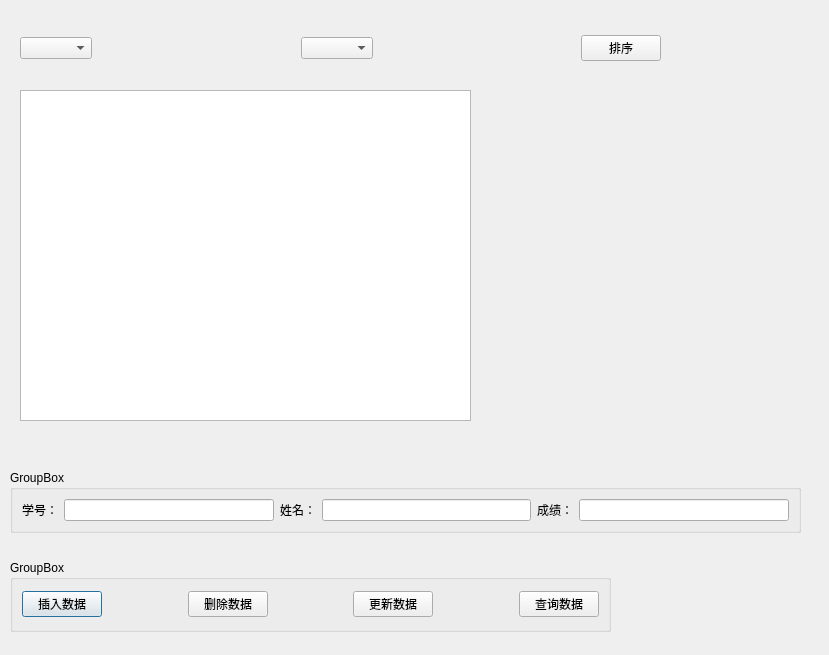
<?xml version="1.0" encoding="UTF-8"?>
<ui version="4.0">
 <class>StudentDlg</class>
 <widget class="QDialog" name="StudentDlg">
  <property name="geometry">
   <rect>
    <x>0</x>
    <y>0</y>
    <width>829</width>
    <height>655</height>
   </rect>
  </property>
  <property name="windowTitle">
   <string>学生信息管理系统</string>
  </property>
  <property name="windowIcon">
   <iconset resource="resource.qrc">
    <normaloff>:/Icons/m12.png</normaloff>:/Icons/m12.png</iconset>
  </property>
  <widget class="QTableView" name="tableView">
   <property name="geometry">
    <rect>
     <x>20</x>
     <y>90</y>
     <width>451</width>
     <height>331</height>
    </rect>
   </property>
  </widget>
  <widget class="QGroupBox" name="groupBox">
   <property name="geometry">
    <rect>
     <x>10</x>
     <y>560</y>
     <width>601</width>
     <height>72</height>
    </rect>
   </property>
   <property name="title">
    <string>GroupBox</string>
   </property>
   <layout class="QHBoxLayout" name="horizontalLayout_3">
    <item>
     <widget class="QPushButton" name="pushBtnInsert">
      <property name="text">
       <string>插入数据</string>
      </property>
     </widget>
    </item>
    <item>
     <spacer name="horizontalSpacer_3">
      <property name="orientation">
       <enum>Qt::Horizontal</enum>
      </property>
      <property name="sizeHint" stdset="0">
       <size>
        <width>40</width>
        <height>20</height>
       </size>
      </property>
     </spacer>
    </item>
    <item>
     <widget class="QPushButton" name="pushBtnDel">
      <property name="text">
       <string>删除数据</string>
      </property>
     </widget>
    </item>
    <item>
     <spacer name="horizontalSpacer_4">
      <property name="orientation">
       <enum>Qt::Horizontal</enum>
      </property>
      <property name="sizeHint" stdset="0">
       <size>
        <width>40</width>
        <height>20</height>
       </size>
      </property>
     </spacer>
    </item>
    <item>
     <widget class="QPushButton" name="pushBtnUpdate">
      <property name="text">
       <string>更新数据</string>
      </property>
     </widget>
    </item>
    <item>
     <spacer name="horizontalSpacer_5">
      <property name="orientation">
       <enum>Qt::Horizontal</enum>
      </property>
      <property name="sizeHint" stdset="0">
       <size>
        <width>40</width>
        <height>20</height>
       </size>
      </property>
     </spacer>
    </item>
    <item>
     <widget class="QPushButton" name="pushBtnFind">
      <property name="text">
       <string>查询数据</string>
      </property>
     </widget>
    </item>
   </layout>
  </widget>
  <widget class="QGroupBox" name="groupBox_2">
   <property name="geometry">
    <rect>
     <x>10</x>
     <y>470</y>
     <width>791</width>
     <height>63</height>
    </rect>
   </property>
   <property name="title">
    <string>GroupBox</string>
   </property>
   <layout class="QHBoxLayout" name="horizontalLayout_2">
    <item>
     <widget class="QLabel" name="label">
      <property name="text">
       <string>学号：</string>
      </property>
     </widget>
    </item>
    <item>
     <widget class="QLineEdit" name="lineEditId"/>
    </item>
    <item>
     <widget class="QLabel" name="label_2">
      <property name="text">
       <string>姓名：</string>
      </property>
     </widget>
    </item>
    <item>
     <widget class="QLineEdit" name="lineEditName"/>
    </item>
    <item>
     <widget class="QLabel" name="label_3">
      <property name="text">
       <string>成绩：</string>
      </property>
     </widget>
    </item>
    <item>
     <widget class="QLineEdit" name="lineEditScore"/>
    </item>
   </layout>
  </widget>
  <widget class="QWidget" name="">
   <property name="geometry">
    <rect>
     <x>20</x>
     <y>30</y>
     <width>641</width>
     <height>36</height>
    </rect>
   </property>
   <layout class="QHBoxLayout" name="horizontalLayout">
    <item>
     <widget class="QComboBox" name="comboBox">
      <property name="editable">
       <bool>false</bool>
      </property>
     </widget>
    </item>
    <item>
     <spacer name="horizontalSpacer">
      <property name="orientation">
       <enum>Qt::Horizontal</enum>
      </property>
      <property name="sizeHint" stdset="0">
       <size>
        <width>40</width>
        <height>20</height>
       </size>
      </property>
     </spacer>
    </item>
    <item>
     <widget class="QComboBox" name="comboBox_2"/>
    </item>
    <item>
     <spacer name="horizontalSpacer_2">
      <property name="orientation">
       <enum>Qt::Horizontal</enum>
      </property>
      <property name="sizeHint" stdset="0">
       <size>
        <width>40</width>
        <height>20</height>
       </size>
      </property>
     </spacer>
    </item>
    <item>
     <widget class="QPushButton" name="pushButton">
      <property name="text">
       <string>排序</string>
      </property>
     </widget>
    </item>
   </layout>
  </widget>
 </widget>
 <resources>
  <include location="resource.qrc"/>
 </resources>
 <connections/>
</ui>
